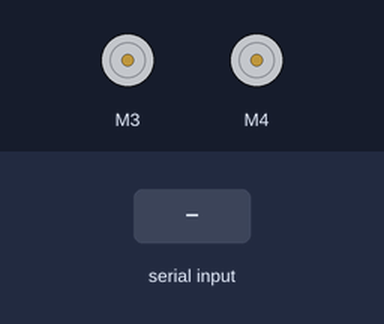
This sketch was run on a simulated Arduino Leonardo, built with avr-gcc and run on an emulated ATmega32U4. Parts: 2 × DC motor (green arrow = forward, orange = backward, longer = faster). The test bench sets the inputs (shaded band).

Above: at 1.2 s.
1.3 s: "0" received over Serial
At 1.45 s:
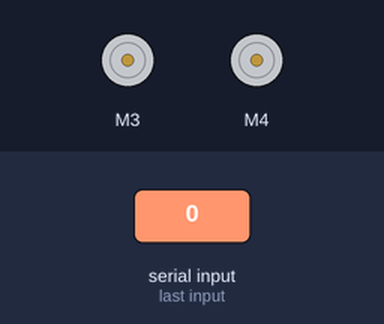
4.3 s: "2" received over Serial
5.8 s: "3" received over Serial
At 6.8 s:
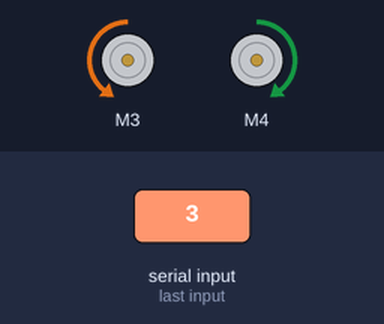
7.3 s: "4" received over Serial
At 7.9 s:
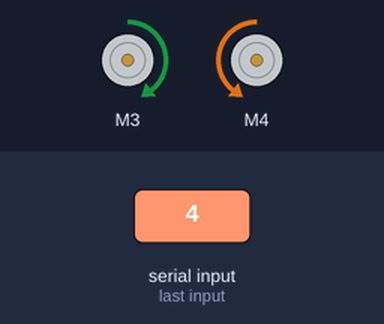
8.8 s: "1" received over Serial
At 9.1 s:
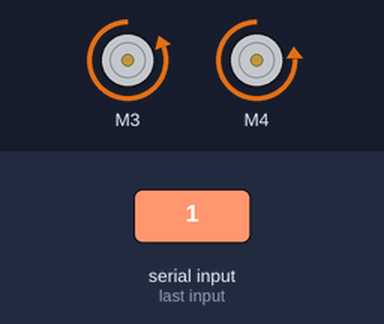
Timing chart, 0 to 11.3 s (numbered marks = the images above; inputs shaded):
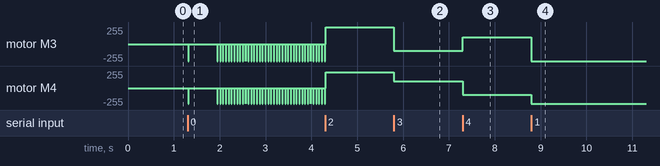

The sketch:

Project1.0.ino
```cpp
#include "AFMotor.h"

AF_DCMotor motor1(3, MOTOR34_64KHZ);
AF_DCMotor motor2(4, MOTOR34_64KHZ);

int command;

void setup() {
  Serial.begin(9600);
  Serial.flush();
  command = 0;
}

void loop() {
  if(Serial.available() > 0){
    command = Serial.read();
  }

  switch(command){
    case '0':
      motor1.setSpeed(0);
      motor2.setSpeed(0);
      motor1.run(RELEASE);
      motor2.run(RELEASE);
      delay(10);
    case '1'://Forward
      motor1.setSpeed(255);
      motor1.run(BACKWARD);
      motor2.setSpeed(236);
      motor2.run(BACKWARD);
      break;
    case '2'://Back
      motor1.setSpeed(255);
      motor1.run(FORWARD);
      motor2.setSpeed(236);
      motor2.run(FORWARD);
      break;
    case '3'://Left
      motor1.setSpeed(98);
      motor1.run(BACKWARD);
      motor2.setSpeed(98);
      motor2.run(FORWARD);
      break;
    case '4'://Right
      motor1.setSpeed(98);
      motor1.run(FORWARD);
      motor2.setSpeed(98);
      motor2.run(BACKWARD);
      break;
  }
}
```

Measured:
- after the input at 1.3 s, motor M3: goes backward 255/255 0.01 s, stopped 0.63 s, 38 × (backward 255/255 0.01 s, stopped 0.05 s), backward 255/255 0.01 s, then stopped, starting at once; motor M4: goes backward 236/255 0.01 s, stopped 0.63 s, 38 × (backward 236/255 0.01 s, stopped 0.05 s), backward 236/255 0.01 s, then stopped, starting at once
- after the input at 5.8 s, motor M3: forward 255/255 → backward 98/255 at once; motor M4: forward 236/255 → forward 98/255 at once
- after the input at 7.3 s, motor M3: backward 98/255 → forward 98/255 at once; motor M4: forward 98/255 → backward 98/255 at once
- after the input at 8.8 s, motor M3: forward 98/255 → backward 255/255 at once; motor M4: backward 98/255 → backward 236/255 at once
